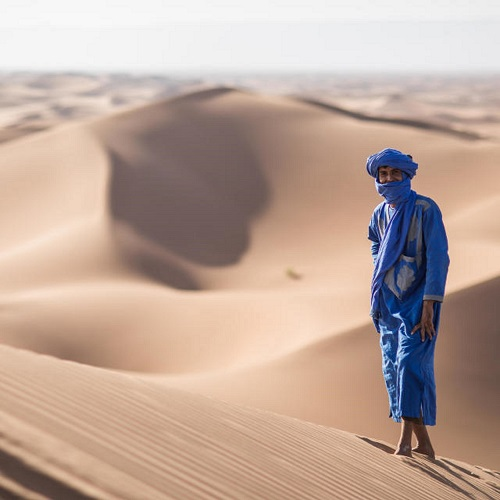
#> input picture image.jpg, 500 x 500 px
$ jupyter execute --allow-errors 'tp3 tim.ipynb'   (older library calls are emulated)
#> lines starting #> are read from the running program, lines starting #| are printed output that depends on the picture; after the words box and inside, x2 and y2 are one past the last pixel; in counts of white or black regions, pixels touching at a corner belong together
## TP2 VA
### bradid yasmine IAA

[cell 1]
import numpy as np
import matplotlib.pyplot as plt
import skimage.data as data
import skimage.segmentation as seg
import skimage.filters as filters
import skimage.draw as draw
import skimage.color as color

#A simple function to plot the images
def image_show(image, nrows=1, ncols=1, cmap='gray'):
    fig, ax = plt.subplots(nrows=nrows, ncols=ncols, figsize=(14, 14))
    ax.imshow(image, cmap='gray')
    ax.axis('off')
    return fig, ax

[cell 2]
# import the image
from skimage import io
image = io.imread('image.jpg')
#> image is the input picture: shape (500, 500, 3); mean R, G, B 190, 166.8, 154.3
plt.imshow(image);

[cell 3]
image_gray = color.rgb2gray(image)
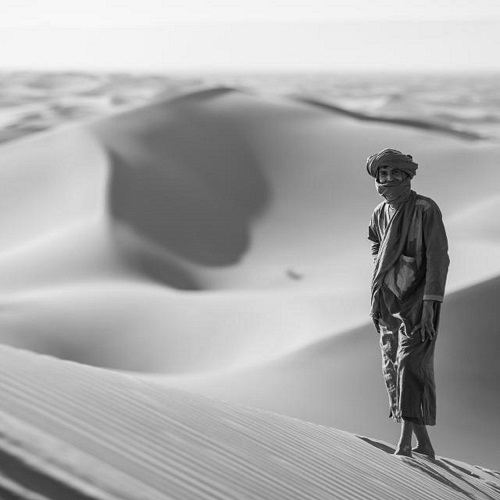
#> image_gray: shape (500, 500) float64; min 0.00679, max 0.994, mean 0.67
image_show(image_gray);

#### La segmentation  de contour  est initialisée à l'aide d'un contour ou d'une ligne défini par l'utilisateur, autour de la zone d'intérêt, et ce contour se contracte ensuite lentement et est attiré ou repoussé de la lumière et des bords. ( on va choisir un cercle )

[cell 4]
def circle_points(resolution, center, radius):
   #Génère des points qui définissent un cercle sur une image Le centre fait référence au centre du cercle
    radians = np.linspace(0, 2*np.pi, resolution)
    c = center[1] + radius*np.cos(radians)#polar co-ordinates
    r = center[0] + radius*np.sin(radians)

    return np.array([c, r]).T# Exclure le dernier point car un chemin fermé ne doit pas avoir de points en double
points = circle_points(200, [170, 390], 50)[:-1]

[cell 5]
#Les calculs ci-dessus calculent les coordonnées x et y des points à la périphérie du cercle.
#Puisque nous avons donné une résolution de 600, il calculera 200 points.
fig, ax = image_show(image)
ax.plot(points[:, 0], points[:, 1], '--r', lw=3)
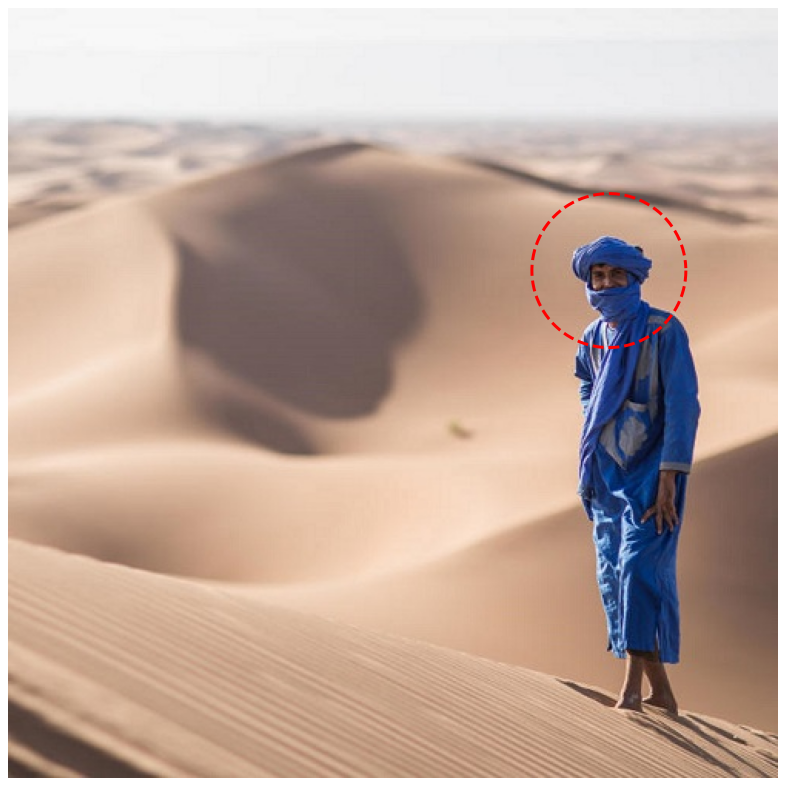
#> figure drawn by matplotlib, 1 panel

[cell 6]
#L'algorithme segmente le soleil à partir du reste
#d'une image en ajustant une courbe fermée sur les bords. alpha beta rends plus rapide et plus lisse
snake = seg.active_contour(image_gray, points,alpha=0.16,beta=0.4)
#> snake = 199 pairs, first value 411.9 to 419, second value 160.1 to 167.4
fig, ax = image_show(image)
ax.plot(points[:, 0], points[:, 1], '--r', lw=3)
ax.plot(snake[:, 0], snake[:, 1], '-b', lw=3);

[cell 7]
image_labels = np.zeros(image_gray.shape, dtype=np.uint8)

[cell 8]
indices = draw.circle_perimeter(170, 390,20)#from here
image_labels[indices] = 1
image_labels[points[:, 1].astype(np.int), points[:, 0].astype(np.int)] = 2
image_show(image_labels);
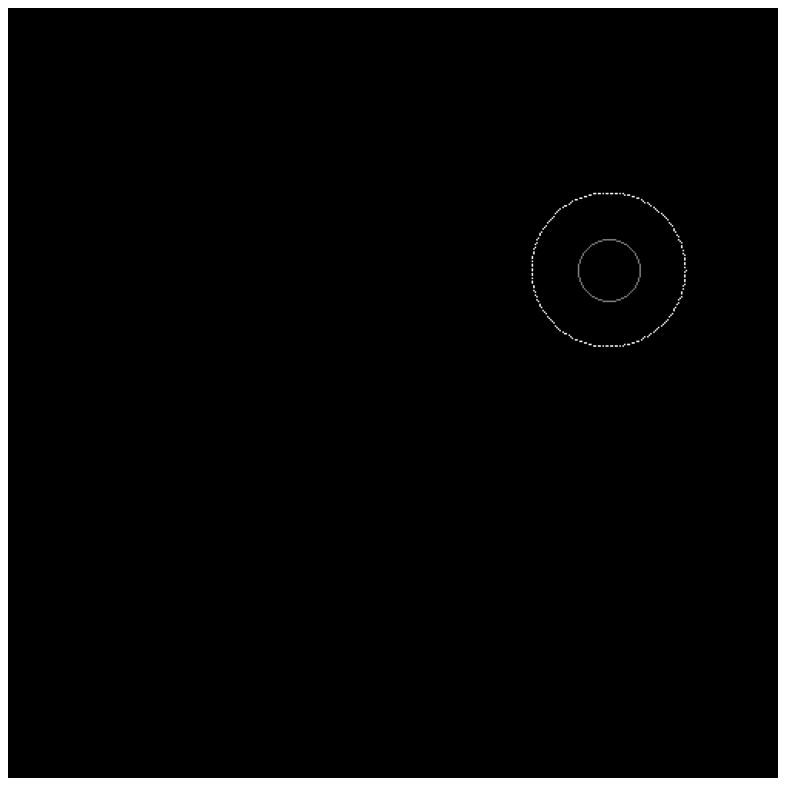
#> figure drawn by matplotlib, 1 panel

[cell 9]
image_segmented = seg.random_walker(image_gray, image_labels, beta = 3000)# Check our results
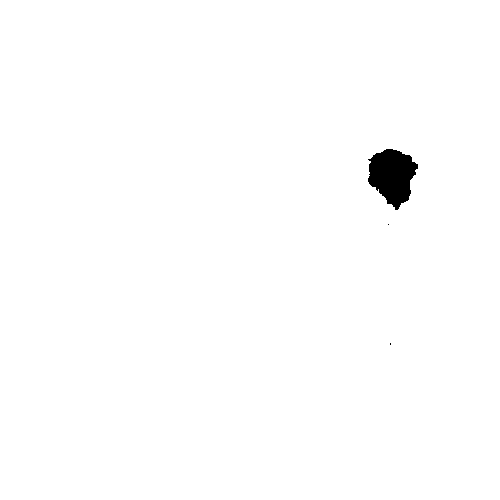
#> image_segmented: shape (500, 500); values 1 (black) and 2 (white), 99.2% white; 3 black regions (2 under 20 px), largest, box (x1, y1, x2, y2) and area: (368, 149, 418, 210) 1998
fig, ax = image_show(image_gray)
ax.imshow(image_segmented == 1, alpha=0.3);
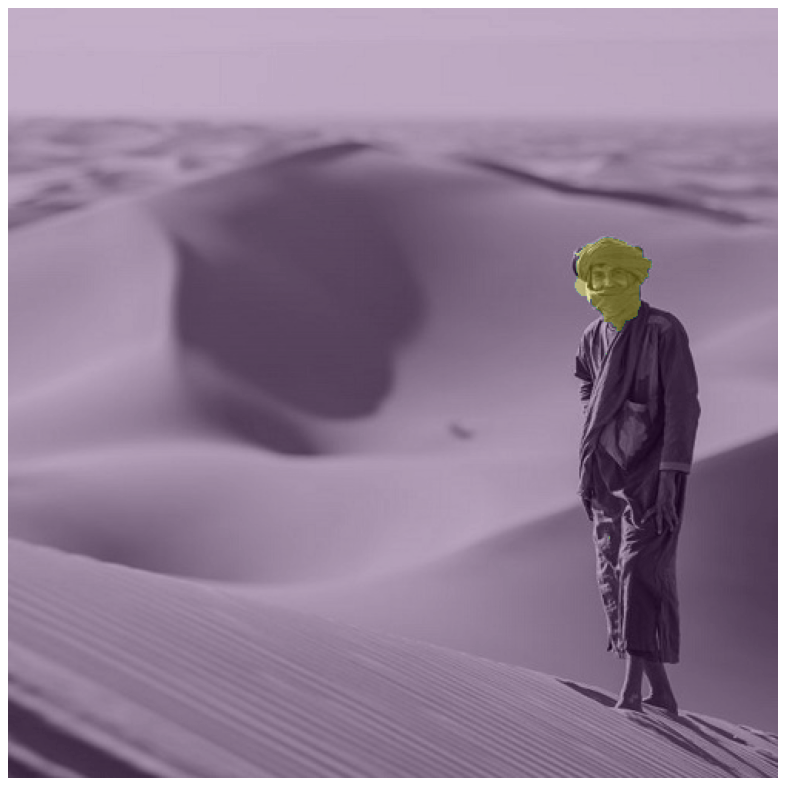
#> figure drawn by matplotlib, 1 panel

[cell 10]
image_slic = seg.slic(image,n_segments=155)
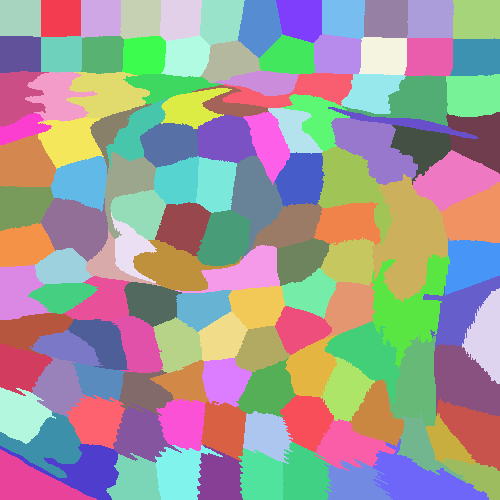
#> image_slic: shape (500, 500) int64; 128 distinct labels, from 1 to 128; one colour per label, 0 black
# label2rgb replaces each discrete label with the average interior color
image_show(color.label2rgb(image_slic, image, kind='avg'));
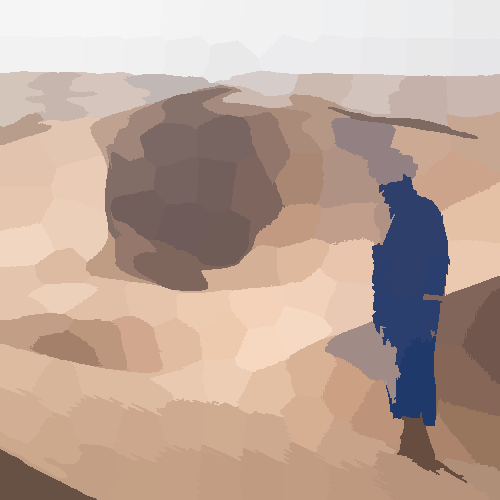
#> shown: shape (500, 500, 3); mean R, G, B 189.5, 166.3, 153.8
